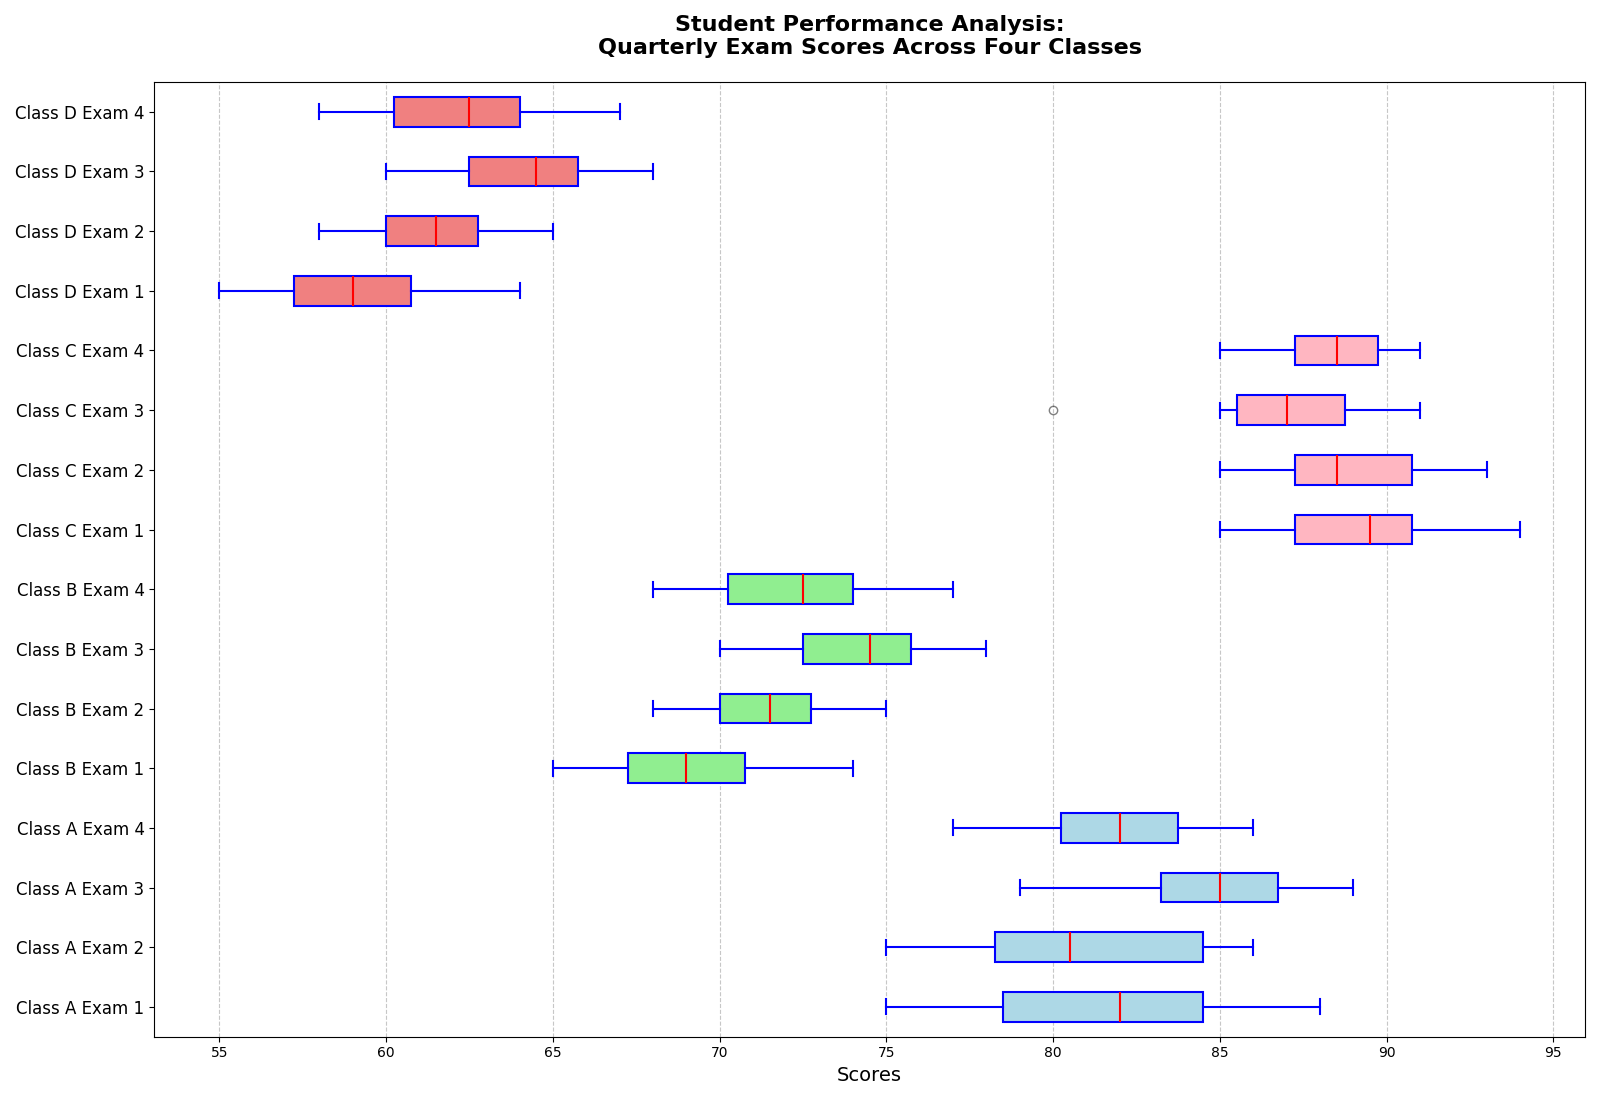

Source code (Python):
import matplotlib.pyplot as plt

# Data: Scores for four classes over four exams
class_a_scores = [
    [78, 82, 85, 83, 80, 75, 77, 85, 88, 82],
    [83, 85, 75, 79, 77, 81, 80, 85, 86, 78],
    [88, 85, 83, 87, 80, 79, 85, 89, 86, 84],
    [82, 83, 79, 77, 81, 85, 82, 80, 86, 84]
]

class_b_scores = [
    [65, 70, 68, 72, 69, 67, 66, 71, 74, 69],
    [70, 75, 72, 74, 70, 68, 73, 72, 71, 70],
    [72, 74, 70, 78, 75, 72, 74, 77, 75, 76],
    [68, 72, 74, 73, 70, 68, 71, 75, 77, 74]
]

class_c_scores = [
    [90, 92, 85, 88, 89, 85, 91, 87, 94, 90],
    [88, 87, 85, 89, 92, 91, 90, 93, 87, 88],
    [87, 85, 80, 85, 87, 90, 89, 91, 88, 87],
    [89, 91, 88, 85, 87, 86, 90, 88, 91, 89]
]

# Additional made-up data for Class D
class_d_scores = [
    [55, 60, 58, 62, 59, 57, 56, 61, 64, 59],
    [60, 65, 62, 64, 60, 58, 63, 62, 61, 60],
    [62, 64, 60, 68, 65, 62, 64, 67, 65, 66],
    [58, 62, 64, 63, 60, 58, 61, 65, 67, 64]
]

# Combine data
data = class_a_scores + class_b_scores + class_c_scores + class_d_scores
classes = ['Class A Exam 1', 'Class A Exam 2', 'Class A Exam 3', 'Class A Exam 4',
           'Class B Exam 1', 'Class B Exam 2', 'Class B Exam 3', 'Class B Exam 4',
           'Class C Exam 1', 'Class C Exam 2', 'Class C Exam 3', 'Class C Exam 4',
           'Class D Exam 1', 'Class D Exam 2', 'Class D Exam 3', 'Class D Exam 4']

# Set up the figure and axis
fig, ax = plt.subplots(figsize=(16, 11))

# Plot horizontal box plots for each class exam
bplots = ax.boxplot(data, vert=False, patch_artist=True, notch=False,
                    boxprops=dict(facecolor='lightyellow', color='blue', linewidth=1.5),
                    whiskerprops=dict(color='blue', linewidth=1.5),
                    capprops=dict(color='blue', linewidth=1.5),
                    medianprops=dict(color='red', linewidth=1.5),
                    flierprops=dict(marker='o', color='red', alpha=0.5))

# Customize the appearance, fill colors of each box
colors = ['lightblue', 'lightgreen', 'lightpink', 'lightcoral']
for i in range(0, 16, 4):
    for patch in bplots['boxes'][i:i+4]:
        patch.set_facecolor(colors[i // 4])

# Set title and labels
ax.set_title('Student Performance Analysis:\nQuarterly Exam Scores Across Four Classes',
             fontsize=16, fontweight='bold', pad=20)
ax.set_xlabel('Scores', fontsize=14)
ax.set_yticklabels(classes, fontsize=12)

# Add grid for readability
ax.grid(axis='x', linestyle='--', alpha=0.7)

# Optimize layout to avoid text overlap
plt.tight_layout()

# Display the plot
plt.show()
